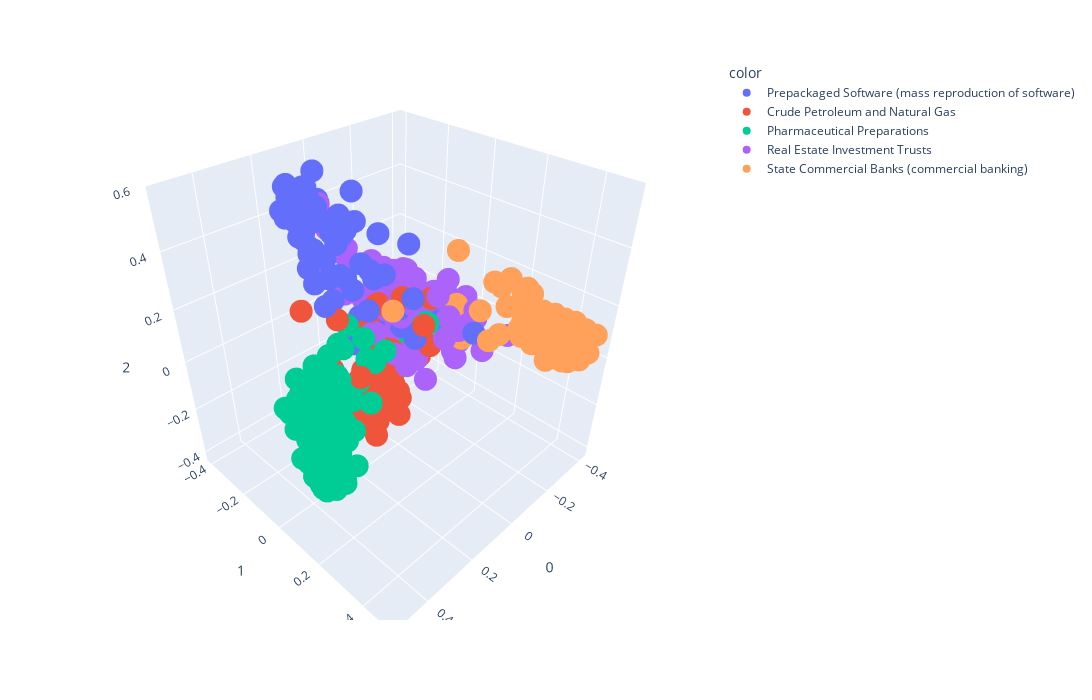

Source (notebook cell):
### Code cell
fig = px.scatter_3d(plot_pca[1], x =0 , y = 1, z = 2, hover_data={"name": plot_pca[1].index.get_level_values(0),
                                                              "industry": plot_pca[1].index.get_level_values(1)},
                    color = plot_pca[1].index.get_level_values(1), width=1200, height=700)
fig.show()
